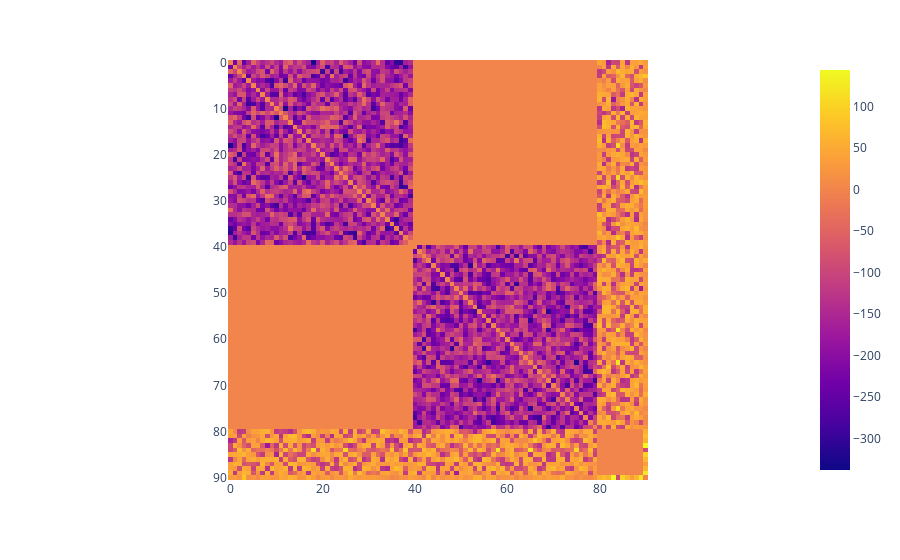

Here is the notebook cell this chart was saved with:
### Code cell
px.imshow(bm.W)

### Figure 1 — Plotly figure (JSON) as saved in the notebook; plotly's stock layout.template omitted (floating-point values rounded to 4 significant figures; data arrays with more than 128 entries replaced by an {"elided": "..."} marker saying what was removed)
{"data": [{"coloraxis": "coloraxis", "hovertemplate": "x: %{x}<br>y: %{y}<br>color: %{z}<extra></extra>", "name": "0", "type": "heatmap", "xaxis": "x", "yaxis": "y", "z": {"elided": "91x91 float values"}}], "layout": {"coloraxis": {"colorscale": [[0, "#0d0887"], [0.1111, "#46039f"], [0.2222, "#7201a8"], [0.3333, "#9c179e"], [0.4444, "#bd3786"], [0.5556, "#d8576b"], [0.6667, "#ed7953"], [0.7778, "#fb9f3a"], [0.8889, "#fdca26"], [1, "#f0f921"]]}, "margin": {"t": 60}, "xaxis": {"anchor": "y", "constrain": "domain", "domain": [0, 1], "scaleanchor": "y"}, "yaxis": {"anchor": "x", "autorange": "reversed", "constrain": "domain", "domain": [0, 1]}}}
